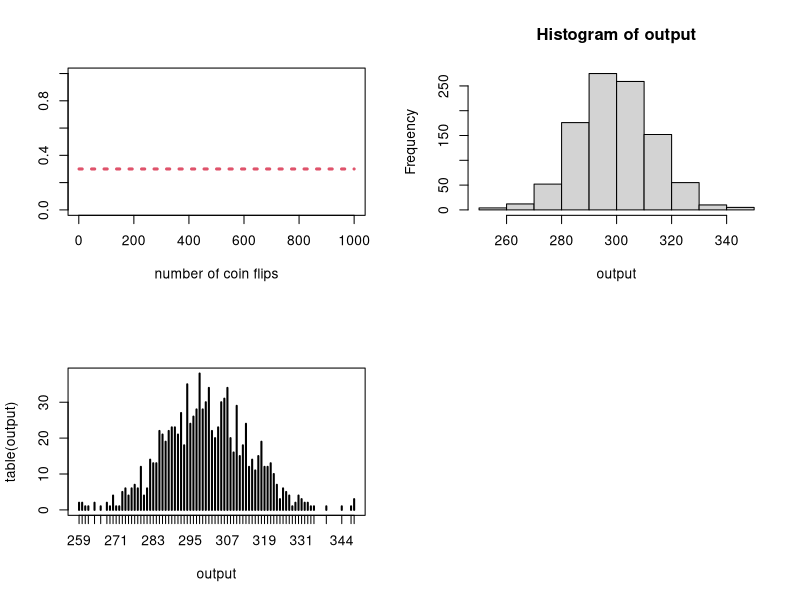

Write R code to recreate this figure.
### generate n coin flips each habing prob p and plot
p <- 0.3
n <- 1000
k<- 1000 ### k flips
x <- rbinom(n,k,p) ### n experiments, each with one coin flip
p.empirical <- cumsum(x) / (1:n) ### cumsum computes the cumulative sum
par(mfrow=c(2,2)) ### put 4 plots per page
plot(1:n,p.empirical,type='l',lwd=3,xlab='number of coin flips',ylab='',ylim=c(0,1))
lines(1:n,rep(p,n),lty=3,col=2,lwd=3) ## add the true value of p
### To simulate 1 experiment with k flips
X <- rbinom(1,k,p)  ### sum of k flips
###
nsim <- 1000 
output <- rbinom(nsim,k,p) 
hist(output) ### draw a histogram of the output
plot(table(output)) ### another way to plot it 
print(mean(output)) 
print(k*p)
